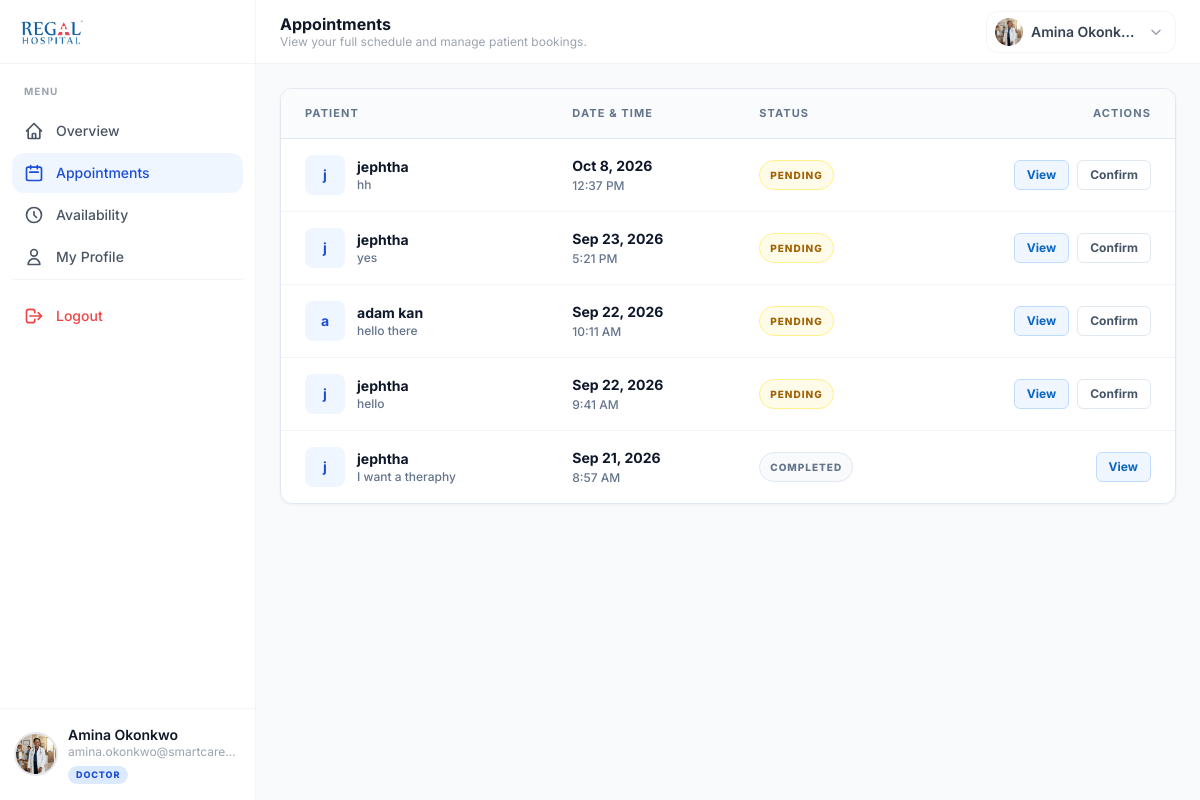
The page /doctor/appointments/ (signed in) on the database its author committed.
### accounts/models.py (models this page shows, shortened)
class User(AbstractUser):
    is_patient = models.BooleanField(default=False)
    is_doctor = models.BooleanField(default=False)

### appointments/models.py (models this page shows, shortened)
class Appointment(models.Model):
    STATUS_CHOICES = (
        ('Pending', 'Pending'),
        ('Confirmed', 'Confirmed'),
        ('Completed', 'Completed'),
        ('Cancelled', 'Cancelled'),
        ('Rescheduled', 'Rescheduled'),
    )
    patient = models.ForeignKey(Patient, on_delete=models.CASCADE, related_name='appointments')
    doctor = models.ForeignKey(Doctor, on_delete=models.CASCADE, related_name='appointments')
    department = models.ForeignKey(Department, on_delete=models.SET_NULL, null=True, related_name='appointments')
    appointment_date = models.DateField()
    start_time = models.TimeField()
    end_time = models.TimeField()
    status = models.CharField(max_length=20, choices=STATUS_CHOICES, default='Pending')
    reason_for_visit = models.TextField(blank=True)
    reminder_1_sent = models.BooleanField(default=False)
    reminder_2_sent = models.BooleanField(default=False)
    created_at = models.DateTimeField(auto_now_add=True)
    updated_at = models.DateTimeField(auto_now=True)
    class Meta:
        ordering = ['-appointment_date', '-start_time']

### patients/models.py (models this page shows, shortened)
class Patient(models.Model):
    user = models.OneToOneField(settings.AUTH_USER_MODEL, on_delete=models.CASCADE, related_name='patient_profile')
    phone_number = models.CharField(max_length=20, blank=True)
    date_of_birth = models.DateField(null=True, blank=True)
    gender = models.CharField(max_length=10, choices=[('M', 'Male'), ('F', 'Female'), ('O', 'Other')], blank=True)
    address = models.TextField(blank=True)
    profile_photo = models.ImageField(upload_to='patient_photos/', null=True, blank=True)

### doctors/views.py (the view)
# urls.py: path('appointments/', views.doctor_appointments, name='doctor_appointments'),
@login_required
def doctor_appointments(request):
    if not request.user.is_doctor:
        return redirect('home')
    appointments = Appointment.objects.filter(doctor__user=request.user).order_by('-appointment_date', '-start_time')
    return render(request, 'doctors/appointments.html', {
        'appointments': appointments,
        'user_profile_photo': _get_profile_photo(request.user),
    })

### doctors/views.py (called while the page is built)
def _get_profile_photo(user):
    try:
        if user.is_doctor:
            photo = user.doctor_profile.profile_photo
            return photo.url if photo else None
        elif user.is_patient:
            photo = user.patient_profile.profile_photo
            return photo.url if photo else None
    except Exception:
        pass
    return None

### templates/doctors/appointments.html (shortened to what this page needs)
{% extends 'dashboard_base.html' %}
{% block dashboard_title %}Appointments{% endblock %}
{% block dashboard_subtitle %}View your full schedule and manage patient bookings.{% endblock %}
{% block dashboard_content %}
<div class="space-y-6 animate-fade-in-up">
    <div class="bg-white rounded-xl shadow-sm shadow-slate-200/50 border border-slate-200 overflow-hidden">
        <div class="overflow-x-auto">
            <table class="w-full text-left border-collapse whitespace-nowrap">
                <thead>
                    <tr class="bg-slate-50/80 border-b border-slate-200 text-[11px] uppercase tracking-widest text-slate-500 font-bold">
                        <th class="px-6 py-4">Patient</th>
                        <th class="px-6 py-4">Date & Time</th>
                        <th class="px-6 py-4">Status</th>
                        <th class="px-6 py-4 text-right">Actions</th>
                    </tr>
                </thead>
                <tbody class="divide-y divide-slate-100 text-sm">
                    {% for appt in appointments %}
                    <tr class="hover:bg-slate-50/80 transition-colors group"
                        data-patient="{{ appt.patient.user.get_full_name|default:appt.patient.user.username }}"
                        data-date="{{ appt.appointment_date|date:'l, F j, Y' }}"
                        data-start="{{ appt.start_time|time:'g:i A' }}"
                        data-end="{{ appt.end_time|time:'g:i A' }}"
                        data-status="{{ appt.status }}"
                        data-reason="{{ appt.reason_for_visit|default:'No reason provided' }}">
                        <td class="px-6 py-4">
                            <div class="flex items-center gap-3">
                                <div class="w-10 h-10 rounded-lg bg-brand-50 flex items-center justify-center text-brand-700 font-bold flex-shrink-0">
                                    {{ appt.patient.user.first_name|first|default:appt.patient.user.username|first }}
                                </div>
                                <div>
                                    <p class="font-bold text-slate-900 group-hover:text-brand-600 transition-colors">{{ appt.patient.user.get_full_name|default:appt.patient.user.username }}</p>
                                    <p class="text-xs font-medium text-slate-500 truncate max-w-[160px]">{{ appt.reason_for_visit|default:"No reason provided" }}</p>
                                </div>
                            </div>
                        </td>
                        <td class="px-6 py-4">
                            <p class="font-bold text-slate-900">{{ appt.appointment_date|date:"M j, Y" }}</p>
                            <p class="text-xs font-medium text-slate-500 mt-0.5">{{ appt.start_time|time:"g:i A" }}</p>
                        </td>
                        <td class="px-6 py-4">
                            <span class="inline-flex items-center px-2.5 py-1 rounded-full text-[10px] font-extrabold uppercase tracking-widest border
                                {% if appt.status == 'Confirmed' %}bg-green-50 text-green-700 border-green-200
                                {% elif appt.status == 'Pending' %}bg-yellow-50 text-yellow-700 border-yellow-200
                                {% elif appt.status == 'Completed' %}bg-slate-50 text-slate-500 border-slate-200
                                {% elif appt.status == 'Cancelled' %}bg-red-50 text-red-700 border-red-200
                                {% else %}bg-brand-50 text-brand-700 border-brand-200{% endif %}">
                                {{ appt.status }}
                            </span>
                        </td>
                        <td class="px-6 py-4 text-right">
                            <div class="flex items-center justify-end gap-2">
                                <button type="button" onclick="openModalFromRow(this.closest('tr'))"
                                    class="inline-block text-xs font-bold text-brand-600 hover:text-brand-700 bg-brand-50 hover:bg-brand-100 border border-brand-200 px-3 py-1.5 rounded-md transition-all active:scale-95">
                                    View
                                </button>
                                {% if appt.status == 'Pending' %}
                                    <form method="post" action="{% url 'update_appointment_status' appt.id %}" class="inline">
                                        <button type="submit" class="inline-block text-xs font-bold text-slate-600 hover:text-green-700 bg-white border border-slate-200 hover:border-green-200 hover:bg-green-50 px-3 py-1.5 rounded-md transition-all active:scale-95">Confirm</button>
                                    </form>
                                {% endif %}
                            </div>
                        </td>
                    </tr>
                    {% endfor %}
                </tbody>
            </table>
        </div>
    </div>
</div>
{% endblock %}

### templates/dashboard_base.html (shortened to what this page needs)
{% load static %}
<!DOCTYPE html>
<html lang="en">
<head>
    <script src="https://cdn.tailwindcss.com"></script>
    <link rel="stylesheet" type="text/css" href="https://cdn.jsdelivr.net/npm/toastify-js/src/toastify.min.css">
</head>
<body class="bg-gray-50 antialiased">
<div class="flex h-screen overflow-hidden">
    <aside id="sidebar"
           class="fixed inset-y-0 left-0 z-40 w-64 bg-white border-r border-gray-100 flex flex-col
                  transform -translate-x-full lg:translate-x-0 lg:static lg:inset-auto
                  transition-transform duration-300 ease-in-out shadow-sm lg:shadow-none">
        <div class="h-16 flex items-center px-5 border-b border-gray-100 flex-shrink-0">
            <a href="{% url 'home' %}" class="flex items-center gap-2.5">
                <img src="{% static 'images/regal_logo.png' %}" alt="Regal Logo" class="h-16 w-auto drop-shadow-sm">
            </a>
        </div>
        <nav class="flex-1 px-3 py-5 space-y-0.5 overflow-y-auto">
            <p class="px-3 mb-3 text-[10px] font-bold text-gray-400 uppercase tracking-widest">Menu</p>
            {% if request.user.is_doctor %}
                {% url 'doctor_dashboard' as doctor_dashboard_url %}
                <a href="{{ doctor_dashboard_url }}" class="flex items-center gap-3 px-3 py-2.5 text-sm font-medium rounded-xl transition-all duration-200 {% if request.path == doctor_dashboard_url %}bg-brand-50 text-brand-700{% else %}text-gray-600 hover:bg-gray-50 hover:text-gray-900{% endif %}">
                    <svg class="w-5 h-5 flex-shrink-0" fill="none" viewBox="0 0 24 24" stroke="currentColor" stroke-width="2"><path stroke-linecap="round" stroke-linejoin="round" d="M3 12l2-2m0 0l7-7 7 7M5 10v10a1 1 0 001 1h3m10-11l2 2m-2-2v10a1 1 0 01-1 1h-3m-6 0a1 1 0 001-1v-4a1 1 0 011-1h2a1 1 0 011 1v4a1 1 0 001 1m-6 0h6"/></svg>
                    Overview
                </a>
                {% url 'doctor_appointments' as doc_appts_url %}
                <a href="{{ doc_appts_url }}" class="flex items-center gap-3 px-3 py-2.5 text-sm font-medium rounded-xl transition-all duration-200 {% if request.path == doc_appts_url %}bg-brand-50 text-brand-700{% else %}text-gray-600 hover:bg-gray-50 hover:text-gray-900{% endif %}">
                    <svg class="w-5 h-5 flex-shrink-0" fill="none" viewBox="0 0 24 24" stroke="currentColor" stroke-width="2"><path stroke-linecap="round" stroke-linejoin="round" d="M8 7V3m8 4V3m-9 8h10M5 21h14a2 2 0 002-2V7a2 2 0 00-2-2H5a2 2 0 00-2 2v12a2 2 0 002 2z"/></svg>
                    Appointments
                </a>
                {% url 'doctor_availability' as doc_avail_url %}
                <a href="{{ doc_avail_url }}" class="flex items-center gap-3 px-3 py-2.5 text-sm font-medium rounded-xl transition-all duration-200 {% if request.path == doc_avail_url %}bg-brand-50 text-brand-700{% else %}text-gray-600 hover:bg-gray-50 hover:text-gray-900{% endif %}">
                    <svg class="w-5 h-5 flex-shrink-0" fill="none" viewBox="0 0 24 24" stroke="currentColor" stroke-width="2"><path stroke-linecap="round" stroke-linejoin="round" d="M12 8v4l3 3m6-3a9 9 0 11-18 0 9 9 0 0118 0z"/></svg>
                    Availability
                </a>
                {% url 'doctor_profile_view' as doc_profile_url %}
                <a href="{{ doc_profile_url }}" class="flex items-center gap-3 px-3 py-2.5 text-sm font-medium rounded-xl transition-all duration-200 {% if request.path == doc_profile_url %}bg-brand-50 text-brand-700{% else %}text-gray-600 hover:bg-gray-50 hover:text-gray-900{% endif %}">
                    <svg class="w-5 h-5 flex-shrink-0" fill="none" viewBox="0 0 24 24" stroke="currentColor" stroke-width="2"><path stroke-linecap="round" stroke-linejoin="round" d="M16 7a4 4 0 11-8 0 4 4 0 018 0zM12 14a7 7 0 00-7 7h14a7 7 0 00-7-7z"/></svg>
                    My Profile
                </a>
            {% endif %}
                <div class="mt-8 border-t border-gray-100 pt-4">
                    <form method="post" action="{% url 'logout' %}">
                        <button type="submit" class="w-full flex items-center gap-3 px-3 py-2.5 text-sm font-medium rounded-xl transition-colors text-red-500 hover:bg-red-50">
                            <svg class="w-5 h-5 flex-shrink-0" fill="none" viewBox="0 0 24 24" stroke="currentColor" stroke-width="2"><path stroke-linecap="round" stroke-linejoin="round" d="M17 16l4-4m0 0l-4-4m4 4H7m6 4v1a3 3 0 01-3 3H6a3 3 0 01-3-3V7a3 3 0 013-3h4a3 3 0 013 3v1"/></svg>
                            Logout
                        </button>
                    </form>
                </div>
        </nav>
        <div class="border-t border-gray-100 p-4 flex-shrink-0">
            <div class="flex items-center gap-3">
                <div class="w-10 h-10 rounded-full overflow-hidden flex-shrink-0 bg-gray-100 flex items-center justify-center ring-2 ring-gray-200">
                    {% if user_profile_photo %}
                        <img src="{{ user_profile_photo }}" alt="Profile" class="w-full h-full object-cover">
                    {% else %}
                        <svg class="w-6 h-6 text-gray-400" viewBox="0 0 24 24" fill="currentColor">
                            <path d="M12 12c2.7 0 4.8-2.1 4.8-4.8S14.7 2.4 12 2.4 7.2 4.5 7.2 7.2 9.3 12 12 12zm0 2.4c-3.2 0-9.6 1.6-9.6 4.8v2.4h19.2v-2.4c0-3.2-6.4-4.8-9.6-4.8z"/>
                        </svg>
                    {% endif %}
                </div>
                <div class="min-w-0 flex-1">
                    <p class="font-semibold text-gray-900 text-sm truncate leading-snug">{{ request.user.get_full_name|default:request.user.username }}</p>
                    <p class="text-xs text-gray-400 truncate">{{ request.user.email }}</p>
                    {% if request.user.is_doctor %}
                        <span class="inline-block mt-1 text-[9px] font-extrabold uppercase tracking-widest bg-brand-100 text-brand-700 px-2 py-0.5 rounded-full">Doctor</span>
                    {% elif request.user.is_patient %}
                        <span class="inline-block mt-1 text-[9px] font-extrabold uppercase tracking-widest bg-green-100 text-green-700 px-2 py-0.5 rounded-full">Patient</span>
                    {% endif %}
                </div>
            </div>
        </div>
    </aside>
    <div class="flex-1 flex flex-col min-w-0 overflow-hidden">
        <header class="h-16 bg-white border-b border-gray-100 px-4 sm:px-6 flex items-center gap-3 flex-shrink-0 z-20">
            <div class="flex-1 min-w-0">
                <p class="text-base font-bold text-gray-900 truncate leading-tight">{% block dashboard_title %}Dashboard{% endblock %}</p>
                <p class="text-xs text-gray-400 hidden sm:block truncate">{% block dashboard_subtitle %}{% endblock %}</p>
            </div>
            <div class="flex items-center gap-2 flex-shrink-0">
                <div class="relative" id="profile-dd-wrap">
                    <button onclick="toggleDD()"
                            class="flex items-center gap-2 pl-2 pr-3 py-1.5 rounded-xl hover:bg-gray-50 border border-gray-100 transition-colors">
                        <div class="w-7 h-7 rounded-full overflow-hidden flex-shrink-0 bg-gray-100 flex items-center justify-center">
                            {% if user_profile_photo %}
                                <img src="{{ user_profile_photo }}" alt="Me" class="w-full h-full object-cover">
                            {% else %}
                                <svg class="w-4 h-4 text-gray-400" viewBox="0 0 24 24" fill="currentColor">
                                    <path d="M12 12c2.7 0 4.8-2.1 4.8-4.8S14.7 2.4 12 2.4 7.2 4.5 7.2 7.2 9.3 12 12 12zm0 2.4c-3.2 0-9.6 1.6-9.6 4.8v2.4h19.2v-2.4c0-3.2-6.4-4.8-9.6-4.8z"/>
                                </svg>
                            {% endif %}
                        </div>
                        <span class="hidden sm:block text-sm font-semibold text-gray-700 max-w-[110px] truncate">
                            {{ request.user.get_full_name|default:request.user.username }}
                        </span>
                        <svg class="w-3.5 h-3.5 text-gray-400 flex-shrink-0" fill="none" viewBox="0 0 24 24" stroke="currentColor" stroke-width="2.5">
                            <path stroke-linecap="round" stroke-linejoin="round" d="M19 9l-7 7-7-7"/>
                        </svg>
                    </button>
                </div>
            </div>
        </header>
        <div class="flex-1 overflow-y-auto px-4 sm:px-6 py-6">
            {% block dashboard_content %}{% endblock %}
        </div>
    </div>
</div>
<link rel="stylesheet" href="https://cdn.jsdelivr.net/npm/toastify-js/src/toastify.min.css">
</body>
</html>

### templates/dashboard_base.html (style rules this page uses)
.animate-fade-in-up { animation: fadeInUp 0.5s ease forwards; }
body { font-family: 'Inter', sans-serif; }

### rows shown on the page
User: user.get_full_name "Amina Okonkwo", user.email "amina.okonkwo@smartcare…"
Appointment: patient.user.first_name|first "j", patient.user.get_full_name "jephtha", reason_for_visit "hh", appointment_date "Oct 8, 2026", start_time "12:37 PM", status "PENDING", shows "Confirm"
Appointment: patient.user.first_name|first "j", patient.user.get_full_name "jephtha", reason_for_visit "yes", appointment_date "Sep 23, 2026", start_time "5:21 PM", status "PENDING", shows "Confirm"
Appointment: patient.user.first_name|first "a", patient.user.get_full_name "adam kan", reason_for_visit "hello there", appointment_date "Sep 22, 2026", start_time "10:11 AM", status "PENDING", shows "Confirm"
Appointment: patient.user.first_name|first "j", patient.user.get_full_name "jephtha", reason_for_visit "hello", appointment_date "Sep 22, 2026", start_time "9:41 AM", status "PENDING", shows "Confirm"
Appointment: patient.user.first_name|first "j", patient.user.get_full_name "jephtha", reason_for_visit "I want a theraphy", appointment_date "Sep 21, 2026", start_time "8:57 AM", status "COMPLETED"
